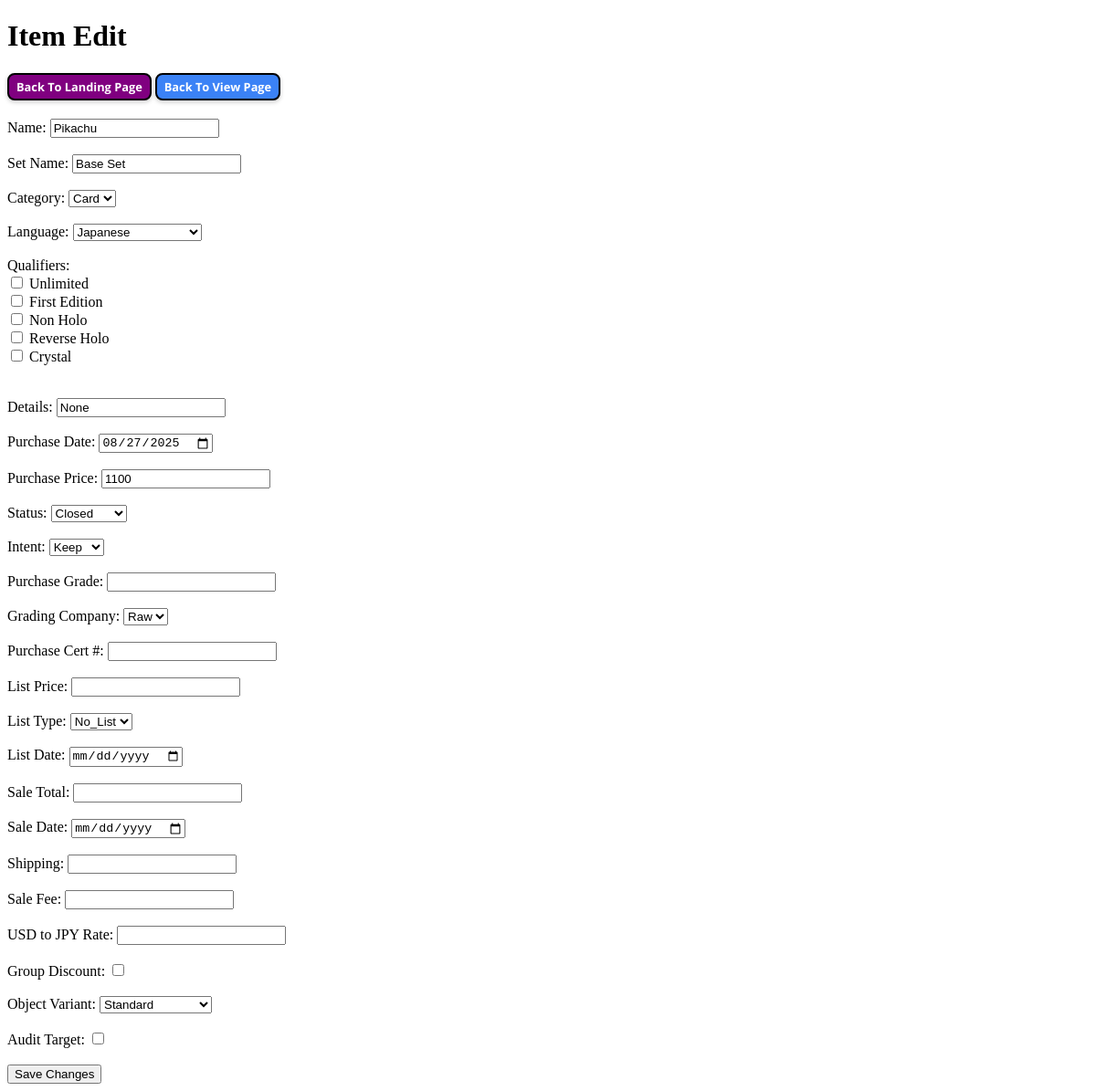
Screenshot of /edit/1 with the database file from the repository.
### src/models.py (models this page shows, shortened)
class Item(Base):
    __tablename__ = 'items'
    id: Mapped[int] = mapped_column(primary_key=True)
    name: Mapped[str] = mapped_column(String)
    set_name: Mapped[str] = mapped_column(String)
    category: Mapped[int] = mapped_column(Integer)
    language: Mapped[int] = mapped_column(Integer)
    qualifiers: Mapped[list[Qualifier]] = mapped_column(EnumList(Qualifier))
    details: Mapped[str | None] = mapped_column(String, nullable=True)
    purchase_date: Mapped[date] = mapped_column(Date)
    purchase_price: Mapped[int] = mapped_column(Integer)
    status: Mapped[int] = mapped_column(Integer)
    intent: Mapped[int] = mapped_column(Integer)
    import_fee: Mapped[int] = mapped_column(Integer)
    grading_company: Mapped[int] = mapped_column(Integer)
    purchase_cert: NullableInt = NullableIntColumn()
    purchase_grade: NullableFloat = NullableFloatColumn()
    list_price: NullableFloat = NullableFloatColumn()
    list_type: Mapped[int] = mapped_column(Integer)
    list_date: NullableDate = NullableDateColumn()
    sale_total: NullableFloat = NullableFloatColumn()
    sale_date: NullableDate = NullableDateColumn()
    shipping: NullableFloat = NullableFloatColumn()
    sale_fee: NullableFloat = NullableFloatColumn()
    usd_to_jpy_rate: NullableFloat = NullableFloatColumn()
    group_discount: Mapped[bool] = mapped_column(Boolean)
    object_variant: Mapped[int] = mapped_column(Integer)
    audit_target: Mapped[bool] = mapped_column(Boolean)
    submissions: Mapped[list['ItemSubmission']] = relationship(
        back_populates='original_item',
        cascade='all, delete-orphan'
    )
    @hybrid_property
    def total_grading_fees(self) -> int:
        return sum(sub.grading_fee for sub in self.submissions if sub.grading_fee is not None)
    @hybrid_property
    def total_cost(self) -> int:
        return self.purchase_price + self.total_grading_fees + self.import_fee
    @hybrid_property
    def grade(self) -> int | None:
        '''
        If a submission exists then take the newest grade from there (unless cracked), otherwise
        check if a purchase_grade exists (meaning the card was bought already graded)
        '''
        latest_submission = max(
            self.submissions,
            key=lambda s: s.submission_number,
            default=None
        )
        if latest_submission is not None and not latest_submission.is_cracked:
            return latest_submission.grade
        else:
            return self.purchase_grade
    @hybrid_property
    def cert(self) -> int | None:
        '''
        If a submission exists then take the newest cert from there (unless cracked), otherwise
        check if a purchase_cert exists (meaning the card was bought already graded)
        '''
        latest_submission = max(
            self.submissions,
            key=lambda s: s.submission_number,
            default=None
        )
        if latest_submission is not None and not latest_submission.is_cracked:
            return latest_submission.cert
        else:
            return self.purchase_cert
    @hybrid_property
    def total_fees(self) -> float | None:
        if self.shipping is None or self.sale_fee is None:
            return None
        else:
            return round(self.shipping + self.sale_fee, 2)
    @hybrid_property
    def return_usd(self) -> float | None:
        if self.sale_total is None or self.total_fees is None:
            return None
        else:
            return round(self.sale_total - self.total_fees, 2)
    @hybrid_property
    def return_jpy(self) -> int | None:
        if self.return_usd is None or self.usd_to_jpy_rate is None:
            return None
        else:
            return round(self.return_usd * self.usd_to_jpy_rate)
    @hybrid_property
    def net_jpy(self) -> int | None:
        if self.return_jpy is None:
            return None
        else:
            return round(self.return_jpy - self.total_cost)
    @hybrid_property
    def net_percent(self) -> float | None:
        if self.net_jpy is None:
            return None
        elif self.total_cost == 0:
            return 0.
        else:
            return round(100 * self.net_jpy / self.total_cost, 2)

### src/routers.py (the view)
@router.get('/edit/{item_id}', response_class=HTMLResponse)
def open_edit_item_form(
        item_id: int,
        request: Request,
        db: Session = Depends(get_db),
) -> Response:
    item = db.query(Item).filter(Item.id == item_id).first()
    if item is None:
        raise HTTPException(status_code=404, detail='Item not found')
    else:
        display_item = item.to_display()
    return templates.TemplateResponse(
        'edit_item.html',
        {
            'request': request,
            'item': display_item,
            'qualifier_enum': Qualifier,
            'category_enum': Category,
            'language_enum': Language,
            'status_enum': Status,
            'intent_enum': Intent,
            'grading_company_enum': GradingCompany,
            'list_type_enum': ListingType,
            'object_variant_enum': ObjectVariant,
        },
    )

### templates/edit_item.html (shortened to what this page needs)
<!DOCTYPE html>
<html>
<head>
  <link href="/static/css/styles.css" rel="stylesheet">
</head>
<body>
<h1>Item Edit</h1>
<div>
  <a href="/" class="btn btn-purple btn-small margin-bottom-20 inline">Back To Landing Page</a>
  <a href="/view" class="btn btn-blue btn-small margin-bottom-20 inline">Back To View Page</a>
</div>
<form method="post" action="/edit/{{ item.id }}">
  <label>Name:</label>
  <input type="text" name="name" value="{{ item.name }}"><br><br>
  <label>Set Name:</label>
  <input type="text" name="set_name" value="{{ item.set_name }}"><br><br>
  <label>Category:</label>
  <select name="category">
    {% for category in category_enum %}
      <option value="{{ category.name }}" {% if item.category.name == category.name %}selected{% endif %}>
        {{ category.name.title() }}
      </option>
    {% endfor %}
  </select><br><br>
  <label>Language:</label>
  <select name="language">
    {% for language in language_enum %}
      <option value="{{ language.name }}" {% if item.language.name == language.name %}selected{% endif %}>
        {{ language.name.title() }}
      </option>
    {% endfor %}
  </select><br><br>
  <label>Qualifiers:</label><br>
  {% if item %}
    {% set selected_qualifiers = item.qualifiers | list %}
  {% else %}
    {% set selected_qualifiers = [] %}
  {% endif %}
  {% for qualifier in qualifier_enum %}
    <label>
      <input type="checkbox" name="qualifiers" value="{{ qualifier.name }}" {% if item and qualifier in selected_qualifiers %}checked{% endif %}>
      {{ qualifier.name.replace('_', ' ').title() }}
    </label><br>
  {% endfor %}
  <br><br>
  <label>Details:</label>
  <input type="text" name="details" value="{{ item.details }}"><br><br>
  <label>Purchase Date:</label>
  <input type="date" name="purchase_date" value="{{ item.purchase_date }}"><br><br>
  <label>Purchase Price:</label>
  <input type="number" name="purchase_price" value="{{ item.purchase_price }}"><br><br>
  <label>Status:</label>
  <select name="status">
    {% for status in status_enum %}
      <option value="{{ status.name }}" {% if item.status.name == status.name %}selected{% endif %}>
        {{ status.name.title() }}
      </option>
    {% endfor %}
  </select><br><br>
  <label>Intent:</label>
  <select name="intent">
    {% for intent in intent_enum %}
      <option value="{{ intent.name }}" {% if item.intent.name == intent.name %}selected{% endif %}>
        {{ intent.name.title() }}
      </option>
    {% endfor %}
  </select><br><br>
  <label>Purchase Grade:</label>
  <input type="number" name="grade" step="any" value="{{ item.purchase_grade }}"><br><br>
  <label>Grading Company:</label>
  <select name="grading_company">
    {% for grading_company in grading_company_enum %}
      <option value="{{ grading_company.name }}" {% if item.grading_company.name == grading_company.name %}selected{% endif %}>
        {{ grading_company.name.title() }}
      </option>
    {% endfor %}
  </select><br><br>
  <label>Purchase Cert #:</label>
  <input type="number" name="cert" value="{{ item.purchase_cert }}"><br><br>
  <label>List Price:</label>
  <input type="number" name="list_price" step="any" value="{{ item.list_price }}"><br><br>
  <label>List Type:</label>
  <select name="list_type">
    {% for list_type in list_type_enum %}
      <option value="{{ list_type.name }}" {% if item.list_type.name == list_type.name %}selected{% endif %}>
        {{ list_type.name.title() }}
      </option>
    {% endfor %}
  </select><br><br>
  <label>List Date:</label>
  <input type="date" name="list_date" value="{{ item.list_date }}"><br><br>
  <label>Sale Total:</label>
  <input type="number" name="sale_total" step="any" value="{{ item.sale_total }}"><br><br>
  <label>Sale Date:</label>
  <input type="date" name="sale_date" value="{{ item.sale_date }}"><br><br>
  <label>Shipping:</label>
  <input type="number" name="shipping" step="any" value="{{ item.shipping }}"><br><br>
  <label>Sale Fee:</label>
  <input type="number" name="sale_fee" step="any" value="{{ item.sale_fee }}"><br><br>
  <label>USD to JPY Rate:</label>
  <input type="number" name="usd_to_jpy_rate" step="any" value="{{ item.usd_to_jpy_rate }}"><br><br>
  <label>Group Discount:</label>
  <input type="checkbox" name="group_discount" {% if item.group_discount %}checked{% endif %}><br><br>
  <label>Object Variant:</label>
  <select name="object_variant">
    {% for object_variant in object_variant_enum %}
      <option value="{{ object_variant.name }}" {% if item.object_variant.name == object_variant.name %}selected{% endif %}>
        {{ object_variant.name.title() }}
      </option>
    {% endfor %}
  </select><br><br>
  <label>Audit Target:</label>
  <input type="checkbox" name="audit_target" {% if item.audit_target %}checked{% endif %}><br><br>
  <button type="submit">Save Changes</button>
</form>
</body>
</html>

### static/css/styles.css (style rules this page uses)
.btn { display: inline-flex; border: 2px solid black; border-radius: 8px; color: white; font-weight: bold; font-family: 'Open Sans', sans-serif; cursor: pointer; padding: 0.5rem 1rem; transition: background-color 0.3s ease; text-align: center; text-decoration: none; user-select: none; box-shadow: 0 2px 5px rgba(0,0,0,0.2); }
.btn-blue { background-color: #3b82f6; }
.btn-purple { background-color: #800080; }
.btn-small { font-size: 0.8rem; padding: 0.25rem 0.5rem; }
.margin-bottom-20 { margin-bottom: 20px; }
.inline { display: inline-block; }

### rows the page displays
Item: name "Pikachu", set_name "Base Set", details "None", purchase_date "08/27/2025", purchase_price "1100"

### other values shown
{{ qualifier.name.replace('_', ' ').title() }} "Unlimited" "First Edition" "Non Holo" "Reverse Holo" "Crystal"
form field category "Card"
form field language "Japanese"
form field status "Closed"
form field intent "Keep"
form field grading_company "Raw"
form field list_type "No_List"
form field object_variant "Standard"
